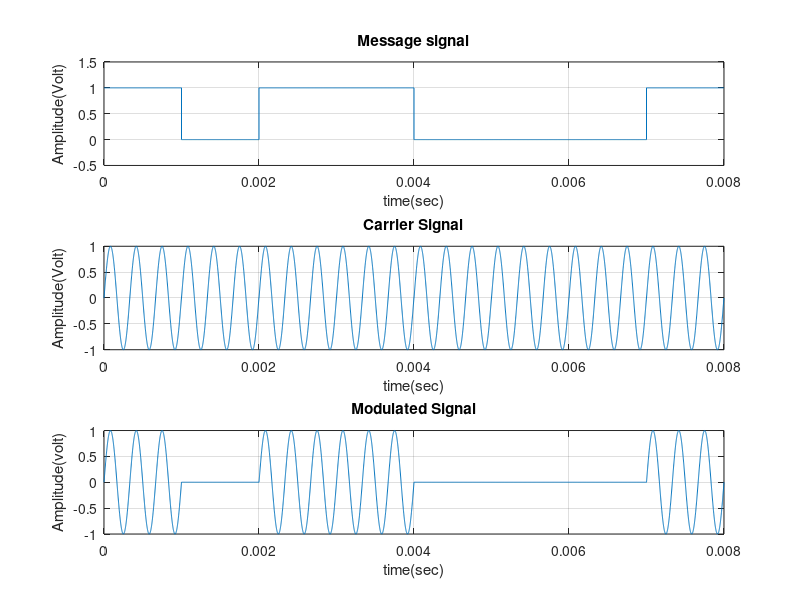

Source code (MATLAB):
clc;
close all;

% defining time for message signal
Tb = .001;
t1 = 0:Tb/999:Tb;
t2 = Tb:Tb/999:2*Tb;
t3 = 2*Tb:Tb/999:3*Tb;
t4 = 3*Tb:Tb/999:4*Tb;
t5 = 4*Tb:Tb/999:5*Tb;
t6 = 5*Tb:Tb/999:6*Tb;
t7 = 6*Tb:Tb/999:7*Tb;
t8 = 7*Tb:Tb/999:8*Tb;

%defining time array
t = [t1 t2 t3 t4 t5 t6 t7 t8];

% defining ak
y1 = ones(size(t1));                   
y2 = zeros(size(t2));                  
y3 = ones(size(t3));                 
y4 = ones(size(t4));                  
y5 = zeros(size(t5));          
y6 = zeros(size(t6));           
y7 = zeros(size(t7));         
y8 = ones(size(t8));     

%defining message signal
ym = [y1 y2 y3 y4 y5 y6 y7 y8];

%plot ym
figure();
subplot(3,1,1);
plot(t ,ym);  
ylim([-0.5 1.5]);
title("Message signal");
xlabel("time(sec)");
ylabel("Amplitude(Volt)");
grid on;

% defining a carrier signal
Ac=1; 
fc=3000; 
Tc =  1/fc;
t1 = 0:Tc/333.33:(Tc*24);
yc=Ac*sin(2*pi*fc*t); 
subplot(3,1,2);
plot(t1,yc); 
title("Carrier Signal");
xlabel("time(sec)");
ylabel("Amplitude(Volt)");
grid on;

% defining a modulated signal
y = (ym.*yc);
subplot(3,1,3);
plot(t,y); 
title("Modulated Signal");
xlabel("time(sec)");
ylabel("Amplitude(volt)");
grid on;

